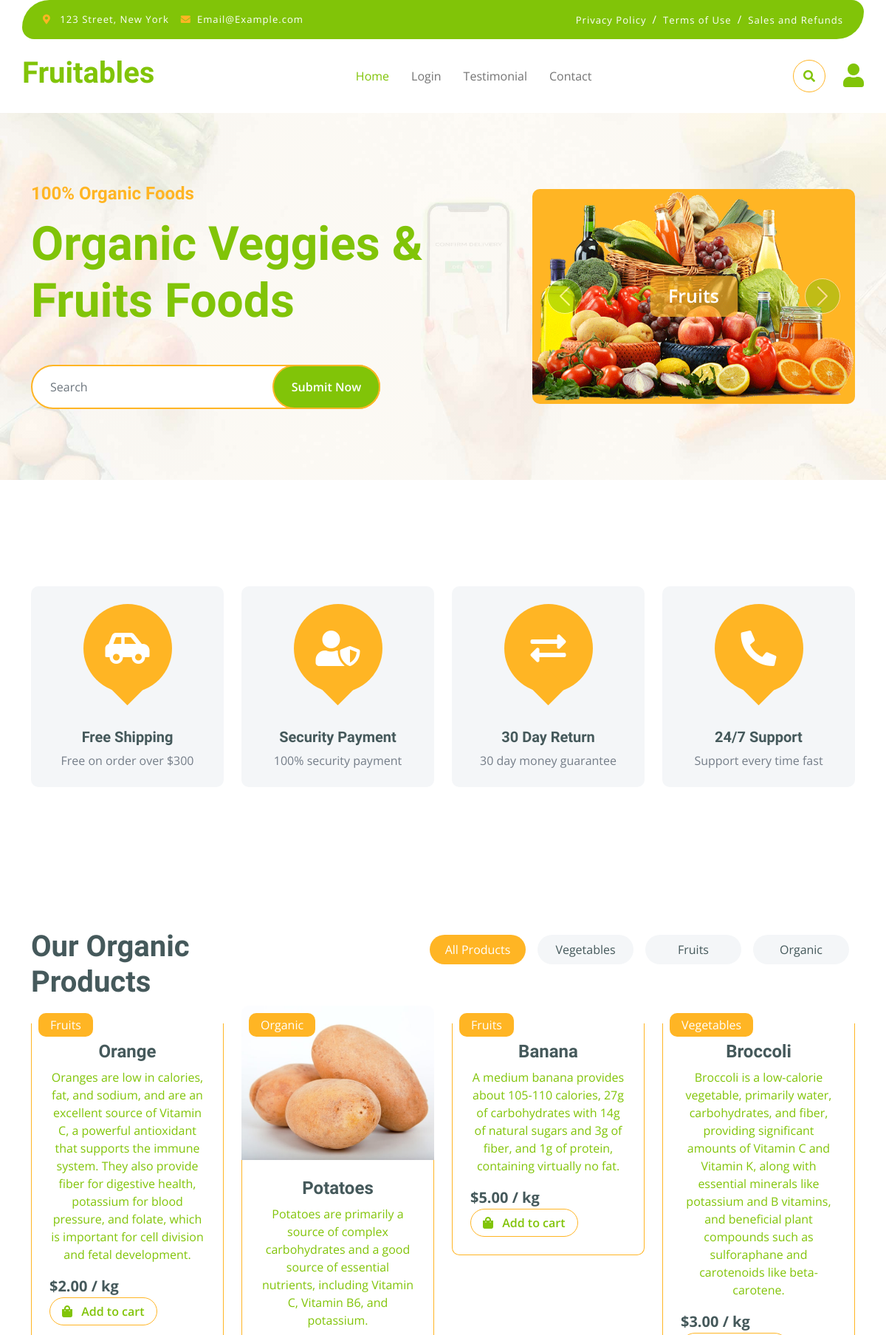
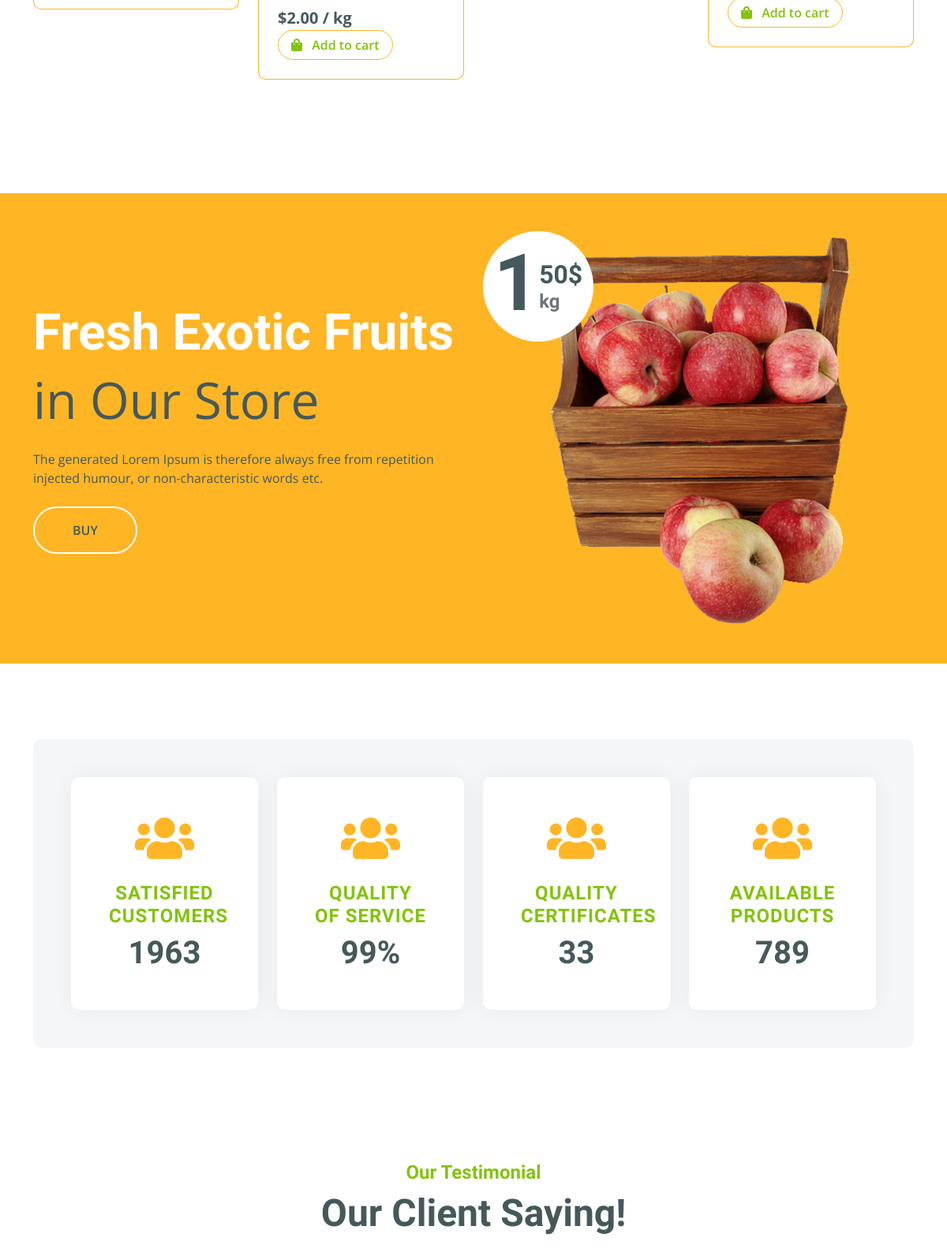
The page / (upper part) on the database its author committed (2 pictures, top to bottom).
### fruits/models.py (models this page shows, shortened)
class Category(models.Model):
    category = models.CharField(max_length=100)
    def __str__(self):
        return self.category

class Fruits(models.Model):
    name = models.CharField(max_length=100)
    category = models.ForeignKey(Category, on_delete=models.SET_NULL, null=True)
    price = models.DecimalField(default="1.00", decimal_places=2, max_digits=10)
    image = models.ImageField(upload_to="images/")
    description = models.TextField()
    rating = models.IntegerField(default=1)
    updated = models.DateTimeField(auto_now=True)
    created = models.DateTimeField(auto_now_add=True)
    class Meta:
        ordering = ['-updated', '-created']

### fruits/views.py (the view, shortened to what this page needs)
# urls.py: path("", views.home_view, name="home"),
def home_view(request):
    fruits = Fruits.objects.filter(
        Q(name__icontains=request.GET.get("search", "")) |
        Q(category__category__icontains=request.GET.get("search", ""))
    )
    categories = Category.objects.all()
    testimonies = Testimonial.objects.all()
    q = request.GET.get("search")
    cart = Cart.objects.filter(user=request.user.id)
    return render(request, "pages/home.html", {"fruits": fruits, "categories": categories, "testimonies": testimonies, "cart": cart})

### templates/pages/home.html (shortened to what this page needs)
{% extends 'components/layout.html' %}
{% block content %}
{% include 'components/header.html' %}
{% if fruits %}
    {% include 'components/hero.html' %}
    {% include 'components/features.html' %}
    {% include 'components/fruits_shop.html' %}
    {% include 'components/banner.html' %}
    {% include 'components/facts.html' %}
    {% include 'components/testimony_box.html' %}
{% endif %}
{% endblock %}

### templates/components/fruits_shop.html (shortened to what this page needs)
{% load static %}
<div class="container-fluid fruite py-5">
    <div class="container py-5">
        <div class="tab-class text-center">
            <div class="row g-4">
                <div class="col-lg-4 text-start">
                    <h1>Our Organic Products</h1>
                </div>
                {% include 'components/categories.html' %}
            </div>
            <div class="tab-content">
                <div id="tab-1" class="tab-pane fade show p-0 active">
                    <div class="row g-4">
                        <div class="col-lg-12">
                            <div class="row g-4">
                                {% for fruit in fruits %}
                                    <div class="col-md-6 col-lg-4 col-xl-3">
                                    <div class="rounded position-relative fruite-item">
                                        <div class="fruite-img">
                                            <img src="{{fruit.image.url}}" class="img-fluid w-100 rounded-top" alt=""/>
                                        </div>
                                        <div class="text-white bg-secondary px-3 py-1 rounded position-absolute" style="top: 10px; left: 10px;">{{fruit.category}}</div>
                                        <div class="p-4 border border-secondary border-top-0 rounded-bottom">
                                            <a href="{% url 'product_detail' fruit.id %}">
                                                <h4>{{fruit.name}}</h4>
                                                <p>{{fruit.description}}</p>
                                            </a>
                                            <div class="d-flex justify-content-between flex-lg-wrap">
                                                <p class="text-dark fs-5 fw-bold mb-0">${{fruit.price}} / kg</p>
                                                <form action="" method="post">
                                                    <button type="submit" class="btn border border-secondary rounded-pill px-3 text-primary">
                                                        <i class="fa fa-shopping-bag me-2 text-primary"></i> Add to cart
                                                    </button>
                                                </form>
                                            </div>
                                        </div>
                                    </div>
                                </div>
                                {% endfor %}
                            </div>
                        </div>
                    </div>
                </div>
            </div>
        </div>
    </div>
</div>

### templates/components/categories.html
<div class="col-lg-8 text-end">
    <ul class="nav nav-pills d-inline-flex text-center mb-5">
        <li class="nav-item">
            <a class="d-flex m-2 py-2 bg-light rounded-pill active"  href="{% url 'home' %}">
                <span class="text-dark" style="width: 130px;">All Products</span>
            </a>
        </li>
        {% for category in categories %}
            <li class="nav-item">
                <a class="d-flex py-2 m-2 bg-light rounded-pill" href="{% url 'home' %}?search={{category.category}}">
                    <span class="text-dark" style="width: 130px;">{{category.category}}</span>
                </a>
            </li>
        {% endfor %}
    </ul>
</div>

### static/css/style.css (style rules this page uses)
.btn { font-weight: 600; transition: .5s; }
.btn.border-secondary { transition: 0.5s; }
.fruite .tab-class .nav-item a.active { background: var(--bs-secondary) !important; }
.fruite .tab-class .nav-item a.active span { color: var(--bs-white) !important; }
.fruite .fruite-item { height: 100%; transition: 0.5s; }
.fruite .fruite-item .fruite-img { overflow: hidden; transition: 0.5s; border-radius: 10px 10px 0 0; }
.fruite .fruite-item .fruite-img img { transition: 0.5s; }

### rows shown on the page
Category: category "Vegetables"
Category: category "Fruits"
Category: category "Organic"
Fruits: category "Fruits", name "Orange", description "Oranges are low in calories, fat, and sodium, and are an excellent source of Vitamin C, a powerful antioxidant that supports the immune system. They also provide fiber for digestive health, potassium for blood pressure, and folate, which is important for cell division and fetal development.", price "2.00"
Fruits: image (picture), category "Organic", name "Potatoes", description "Potatoes are primarily a source of complex carbohydrates and a good source of essential nutrients, including Vitamin C, Vitamin B6, and potassium.", price "2.00"
Fruits: category "Fruits", name "Banana", description "A medium banana provides about 105-110 calories, 27g of carbohydrates with 14g of natural sugars and 3g of fiber, and 1g of protein, containing virtually no fat.", price "5.00"
Fruits: category "Vegetables", name "Broccoli", description "Broccoli is a low-calorie vegetable, primarily water, carbohydrates, and fiber, providing significant amounts of Vitamin C and Vitamin K, along with essential minerals like potassium and B vitamins, and beneficial plant compounds such as sulforaphane and carotenoids like beta-carotene.", price "3.00"
